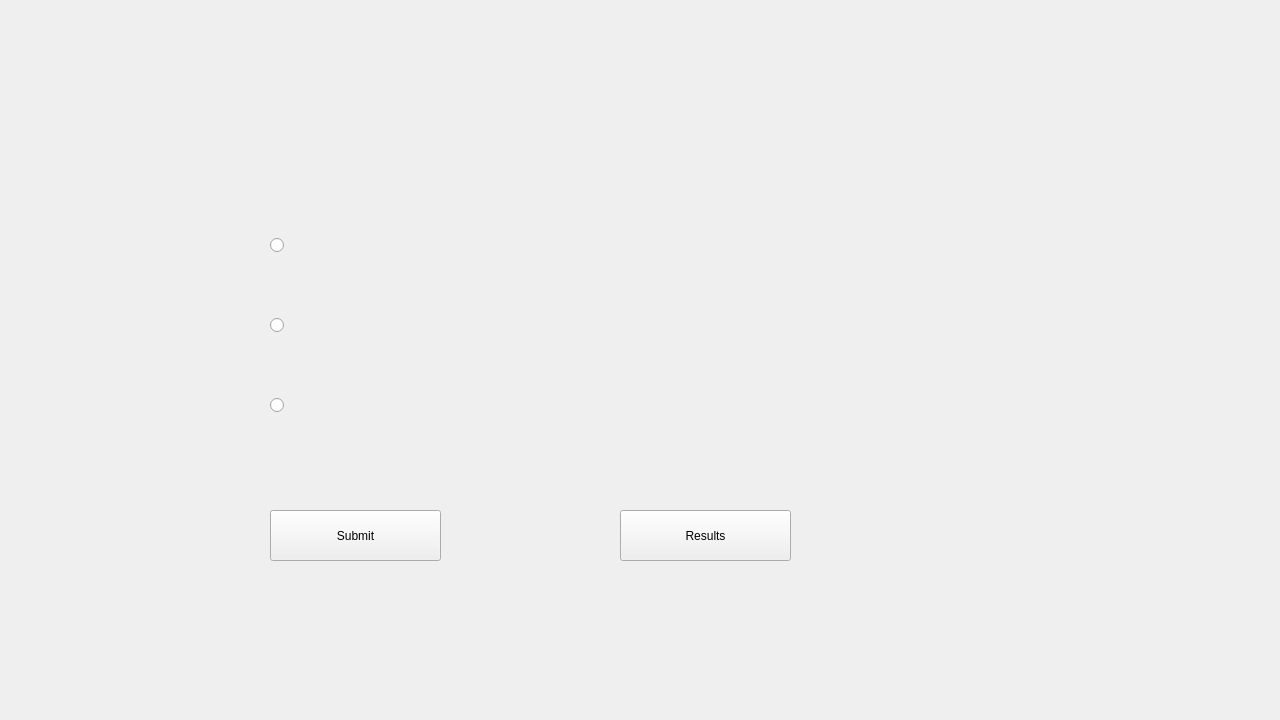
<?xml version="1.0" encoding="UTF-8"?>
<ui version="4.0">
 <class>takeChild</class>
 <widget class="QMdiSubWindow" name="takeChild">
  <property name="geometry">
   <rect>
    <x>0</x>
    <y>0</y>
    <width>1280</width>
    <height>720</height>
   </rect>
  </property>
  <property name="sizePolicy">
   <sizepolicy hsizetype="Fixed" vsizetype="Fixed">
    <horstretch>0</horstretch>
    <verstretch>0</verstretch>
   </sizepolicy>
  </property>
  <property name="maximumSize">
   <size>
    <width>1280</width>
    <height>720</height>
   </size>
  </property>
  <property name="windowTitle">
   <string>MainWindow</string>
  </property>
  <property name="styleSheet">
   <string notr="true"/>
  </property>
  <widget class="QLabel" name="question">
   <property name="geometry">
    <rect>
     <x>280</x>
     <y>40</y>
     <width>751</width>
     <height>61</height>
    </rect>
   </property>
   <property name="text">
    <string>&lt;html&gt;&lt;head/&gt;&lt;body&gt;&lt;p align=&quot;center&quot;&gt;&lt;br/&gt;&lt;/p&gt;&lt;/body&gt;&lt;/html&gt;</string>
   </property>
  </widget>
  <widget class="QRadioButton" name="radioButton1">
   <property name="geometry">
    <rect>
     <x>270</x>
     <y>220</y>
     <width>451</width>
     <height>51</height>
    </rect>
   </property>
   <property name="text">
    <string/>
   </property>
  </widget>
  <widget class="QRadioButton" name="radioButton2">
   <property name="geometry">
    <rect>
     <x>270</x>
     <y>300</y>
     <width>451</width>
     <height>51</height>
    </rect>
   </property>
   <property name="text">
    <string/>
   </property>
  </widget>
  <widget class="QRadioButton" name="radioButton3">
   <property name="geometry">
    <rect>
     <x>270</x>
     <y>380</y>
     <width>451</width>
     <height>51</height>
    </rect>
   </property>
   <property name="text">
    <string/>
   </property>
  </widget>
  <widget class="QPushButton" name="take_submit">
   <property name="geometry">
    <rect>
     <x>270</x>
     <y>510</y>
     <width>171</width>
     <height>51</height>
    </rect>
   </property>
   <property name="text">
    <string>Submit</string>
   </property>
  </widget>
  <widget class="QPushButton" name="take_result">
   <property name="geometry">
    <rect>
     <x>620</x>
     <y>510</y>
     <width>171</width>
     <height>51</height>
    </rect>
   </property>
   <property name="text">
    <string>Results</string>
   </property>
  </widget>
 </widget>
 <customwidgets>
  <customwidget>
   <class>QMdiSubWindow</class>
   <extends>QWidget</extends>
   <header>qmdisubwindow.h</header>
   <container>1</container>
  </customwidget>
 </customwidgets>
 <resources/>
 <connections/>
</ui>
